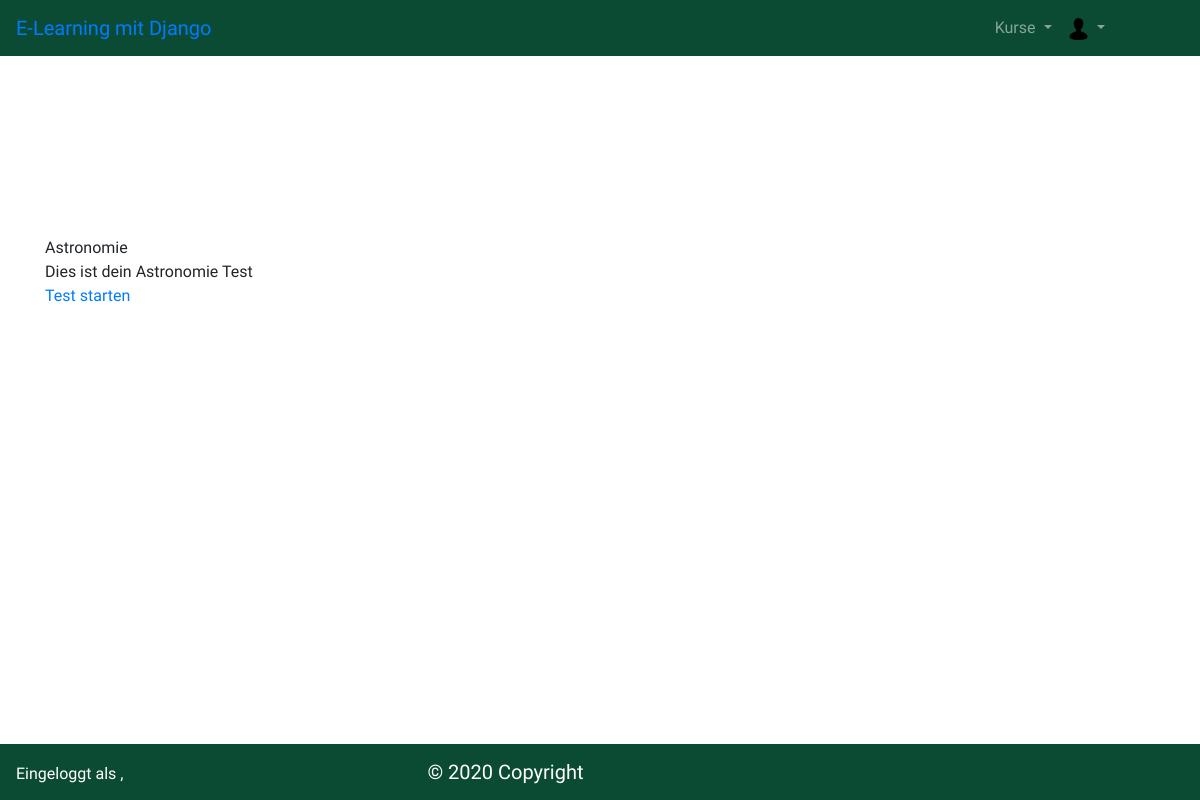
/appelearning/overview/course/testprofile/9, run on the app's committed database.
### appelearning/models.py (models this page shows, shortened)
class MultipleChoiceTest(models.Model):
    test_name = models.CharField(max_length= 50)
    test_description = models.CharField(max_length=500)

### appelearning/views.py (the view)
# urls.py: path('/overview/course/testprofile/<int:pk>', views.MulitpleChoiceTestProfileView.as_view(), name="testprofile"),
class MulitpleChoiceTestProfileView(generic.DetailView):
    template_name = 'appelearning/test_profile.html'
    model = MultipleChoiceTest

### appelearning/templates/appelearning/test_profile.html (shortened to what this page needs)
<!DOCTYPE html>
<html lang="en">
<head>
    {% load static %}
    <link rel= "stylesheet" type="text/css" href="{% static 'appelearning/css/bootstrap.min.css' %}">
    <link rel="stylesheet" type="text/css" href="{% static 'appelearning/css/style.css' %}">
</head>
<body>
    <nav class="navbar navbar-expand-lg navbar-dark bg-dark">
        <span class="navbar-brand mb-0 h1">
            <a href="{% url 'appelearning:overview' %}"> E-Learning mit Django </a>
        </span>
        <span style="color: white !important; margin-left: 65% !important">
            <ul class="navbar-nav mr-auto">
                <li class="nav-item dropdown">
                    <a class="nav-link dropdown-toggle" href="#" id="navbarDropdown" role="button" data-toggle="dropdown" aria-haspopup="true" aria-expanded="false">
                        Kurse
                    </a>
                </li>
                <li class="nav-item dropdown">
                    <a class="nav-link dropdown-toggle" href="#" id="navbarDropdown" role="button" data-toggle="dropdown" aria-haspopup="true" aria-expanded="false">
                        <img src="{% static 'appelearning/images/user-icon.png' %}" width="20%">
                    </a>
                </li>
            </ul>
        </span>
    </nav>
    <div class="container" style="margin-top: 22.5vh;">
        <div class="row">
            <div class="col-sm-12">
                <form method="POST">
                    {{multiplechoicetest.test_name}} <br />
                    {{multiplechoicetest.test_description}} <br />
                    <a href="{% url 'appelearning:maketest' multiplechoicetest.id %}"> Test starten</a>
                </form>
            </div>
        </div>
    </div>
    <footer class="footer-copyright fixed-bottom navbar-dark bg-dark py-2">
        <span style="color: white !important; margin-left: 1em !important;">
            Eingeloggt als {{user.last_name}}, {{user.first_name}}
        </span>
        <span class="navbar-brand mb-0 text-center" style="margin-left: 15em !important;">
                © 2020 Copyright
        </span>
    </footer>
</body>
</html>

### appelearning/static/appelearning/css/style.css (style rules this page uses)
body { font-family: 'Raleway', sans-serif !important; }
.bg-dark { background-color: #0C4B33 !important; }

### data on the page
MultipleChoiceTest: test_name "Astronomie", test_description "Dies ist dein Astronomie Test"
